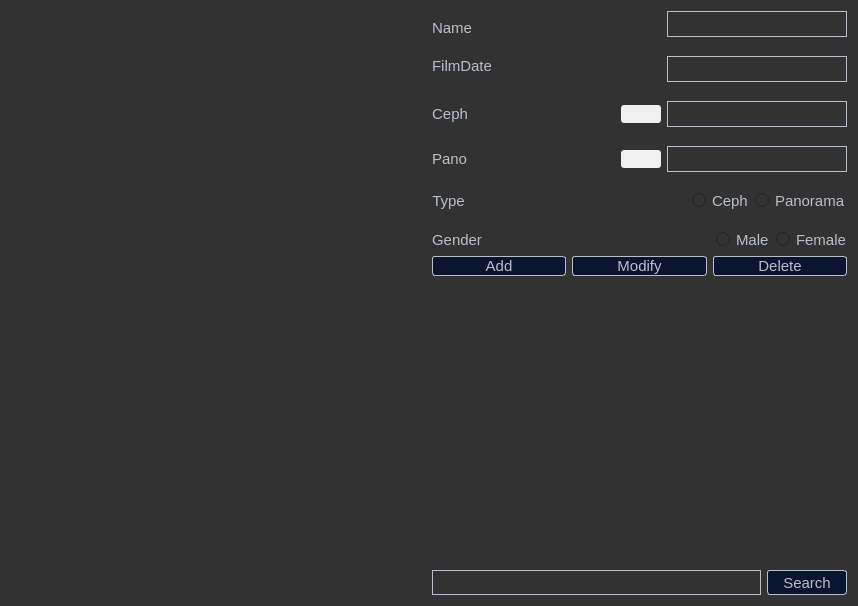
<?xml version="1.0" encoding="UTF-8"?>
<ui version="4.0">
 <class>XrayDB</class>
 <widget class="QWidget" name="XrayDB">
  <property name="geometry">
   <rect>
    <x>0</x>
    <y>0</y>
    <width>858</width>
    <height>606</height>
   </rect>
  </property>
  <property name="font">
   <font>
    <pointsize>11</pointsize>
   </font>
  </property>
  <property name="windowTitle">
   <string>XrayDB</string>
  </property>
  <property name="styleSheet">
   <string notr="true">QWidget{
background-color: rgb(50,50,50);
color: rgb(184,191,200);
border: none;
}
QToolButton{
color: rgb(184,191,200);
}
QToolButton:hover
{
border: 2px solid red;
background-color: rgb(103, 104, 114);
}
QToolButton:pressed
{
background-color: rgb(35,190,212);
color: rgb(255, 255, 255);
}
QLineEdit{
border: 1px solid rgb(184,191,200);
color: rgb(184,191,200);
font: 11pt &quot;맑은 고딕&quot;;

}
QLabel{
color: rgb(184,191,200);
QLabel::setAlignment (Qt::AlignVCenter );
QLabel::setAlignment (Qt::AlignHCenter );
}
QPushButton{
color: rgb(184,191,200);
background-color: rgb(10, 21, 49);
font: 11pt &quot;맑은 고딕&quot;;
border: 1px solid rgb(184,191,200);
border-radius: 3px;
}
QPushButton:hover
{
border: 2px solid red;
background-color: rgb(103, 104, 114);
}
QPushButton:pressed
{
background-color: rgb(35,190,212);
color: rgb(255, 255, 255);
}

QProgressBar{
border: 1px solid rgb(184,191,200);
color:rgb(200,200,200);
border-bottom-right-radius: 10px;
border-bottom-left-radius: 10px;
border-top-right-radius: 10px;
border-top-left-radius: 10px;
text-align: center;
}
QProgressBar:chunk {
border-bottom-right-radius: 10px;
border-bottom-left-radius: 10px;
border-top-right-radius: 10px;
border-top-left-radius: 10px;
background-color: qlineargradient(spread:pad, x1:0, y1:0.511364, x2:1, y2:0.523, stop:0 rgba(254, 121, 199, 255), stop:1 rgba(170, 85, 255, 255));
}

QListWidget::item {
 border: 1px solid rgb(184,191,200);
margin: 2px;

}
QListWidget::item::hover{
background-color: rgb(103, 104, 114);
}
QListWidget::item::selected{
background-color: rgb(31,75,95);

color: rgb(255, 255, 255);
}</string>
  </property>
  <layout class="QHBoxLayout" name="horizontalLayout_11">
   <item>
    <layout class="QHBoxLayout" name="horizontalLayout_10">
     <item>
      <widget class="QListWidget" name="personList">
       <property name="minimumSize">
        <size>
         <width>400</width>
         <height>0</height>
        </size>
       </property>
       <property name="styleSheet">
        <string notr="true"/>
       </property>
       <property name="alternatingRowColors">
        <bool>false</bool>
       </property>
      </widget>
     </item>
     <item>
      <layout class="QVBoxLayout" name="verticalLayout_9">
       <item>
        <layout class="QVBoxLayout" name="verticalLayout_6">
         <item>
          <layout class="QVBoxLayout" name="verticalLayout_5">
           <item>
            <layout class="QVBoxLayout" name="verticalLayout">
             <item>
              <layout class="QVBoxLayout" name="verticalLayout_8">
               <item>
                <layout class="QVBoxLayout" name="verticalLayout_7">
                 <item>
                  <layout class="QHBoxLayout" name="horizontalLayout_4">
                   <item>
                    <layout class="QVBoxLayout" name="verticalLayout_4">
                     <item>
                      <widget class="QLabel" name="Label">
                       <property name="font">
                        <font>
                         <pointsize>11</pointsize>
                        </font>
                       </property>
                       <property name="text">
                        <string>Name</string>
                       </property>
                       <property name="alignment">
                        <set>Qt::AlignLeading|Qt::AlignLeft|Qt::AlignVCenter</set>
                       </property>
                      </widget>
                     </item>
                     <item>
                      <widget class="QLabel" name="FilmLabelT">
                       <property name="font">
                        <font>
                         <pointsize>11</pointsize>
                        </font>
                       </property>
                       <property name="text">
                        <string>FilmDate</string>
                       </property>
                       <property name="alignment">
                        <set>Qt::AlignCenter</set>
                       </property>
                      </widget>
                     </item>
                    </layout>
                   </item>
                   <item>
                    <spacer name="horizontalSpacer_2">
                     <property name="orientation">
                      <enum>Qt::Horizontal</enum>
                     </property>
                     <property name="sizeHint" stdset="0">
                      <size>
                       <width>48</width>
                       <height>20</height>
                      </size>
                     </property>
                    </spacer>
                   </item>
                   <item>
                    <layout class="QVBoxLayout" name="verticalLayout_3">
                     <item>
                      <widget class="QLineEdit" name="nameLineEdit">
                       <property name="minimumSize">
                        <size>
                         <width>180</width>
                         <height>26</height>
                        </size>
                       </property>
                      </widget>
                     </item>
                     <item>
                      <spacer name="verticalSpacer_4">
                       <property name="orientation">
                        <enum>Qt::Vertical</enum>
                       </property>
                       <property name="sizeType">
                        <enum>QSizePolicy::Fixed</enum>
                       </property>
                       <property name="sizeHint" stdset="0">
                        <size>
                         <width>20</width>
                         <height>13</height>
                        </size>
                       </property>
                      </spacer>
                     </item>
                     <item>
                      <widget class="QLineEdit" name="filmDateLineEdit">
                       <property name="minimumSize">
                        <size>
                         <width>180</width>
                         <height>26</height>
                        </size>
                       </property>
                      </widget>
                     </item>
                    </layout>
                   </item>
                  </layout>
                 </item>
                 <item>
                  <spacer name="verticalSpacer_6">
                   <property name="orientation">
                    <enum>Qt::Vertical</enum>
                   </property>
                   <property name="sizeType">
                    <enum>QSizePolicy::Fixed</enum>
                   </property>
                   <property name="sizeHint" stdset="0">
                    <size>
                     <width>20</width>
                     <height>13</height>
                    </size>
                   </property>
                  </spacer>
                 </item>
                 <item>
                  <layout class="QHBoxLayout" name="horizontalLayout_6">
                   <item>
                    <widget class="QLabel" name="label_3">
                     <property name="font">
                      <font>
                       <pointsize>11</pointsize>
                      </font>
                     </property>
                     <property name="text">
                      <string>Ceph</string>
                     </property>
                     <property name="alignment">
                      <set>Qt::AlignCenter</set>
                     </property>
                    </widget>
                   </item>
                   <item>
                    <spacer name="horizontalSpacer_5">
                     <property name="orientation">
                      <enum>Qt::Horizontal</enum>
                     </property>
                     <property name="sizeHint" stdset="0">
                      <size>
                       <width>48</width>
                       <height>20</height>
                      </size>
                     </property>
                    </spacer>
                   </item>
                   <item>
                    <layout class="QHBoxLayout" name="horizontalLayout_5">
                     <item>
                      <widget class="QPushButton" name="filePushButton">
                       <property name="maximumSize">
                        <size>
                         <width>40</width>
                         <height>16777215</height>
                        </size>
                       </property>
                       <property name="styleSheet">
                        <string notr="true">QPushButton{
background-color:rgb(240,240,240);
border:none;
}
QPushButton:hover
{
border: 1px solid red;
background-color: rgb(103, 104, 114);
}
QPushButton:pressed
{
background-color: rgb(35,190,212);
color: rgb(255, 255, 255);
}</string>
                       </property>
                       <property name="text">
                        <string/>
                       </property>
                      </widget>
                     </item>
                     <item>
                      <widget class="QLineEdit" name="directoryLineEdit">
                       <property name="minimumSize">
                        <size>
                         <width>180</width>
                         <height>26</height>
                        </size>
                       </property>
                       <property name="readOnly">
                        <bool>true</bool>
                       </property>
                      </widget>
                     </item>
                    </layout>
                   </item>
                  </layout>
                 </item>
                </layout>
               </item>
               <item>
                <spacer name="verticalSpacer_5">
                 <property name="orientation">
                  <enum>Qt::Vertical</enum>
                 </property>
                 <property name="sizeType">
                  <enum>QSizePolicy::Fixed</enum>
                 </property>
                 <property name="sizeHint" stdset="0">
                  <size>
                   <width>20</width>
                   <height>13</height>
                  </size>
                 </property>
                </spacer>
               </item>
               <item>
                <layout class="QHBoxLayout" name="horizontalLayout_7">
                 <item>
                  <widget class="QLabel" name="label_6">
                   <property name="font">
                    <font>
                     <pointsize>11</pointsize>
                    </font>
                   </property>
                   <property name="text">
                    <string>Pano</string>
                   </property>
                   <property name="alignment">
                    <set>Qt::AlignCenter</set>
                   </property>
                  </widget>
                 </item>
                 <item>
                  <spacer name="horizontalSpacer_6">
                   <property name="orientation">
                    <enum>Qt::Horizontal</enum>
                   </property>
                   <property name="sizeHint" stdset="0">
                    <size>
                     <width>48</width>
                     <height>20</height>
                    </size>
                   </property>
                  </spacer>
                 </item>
                 <item>
                  <layout class="QHBoxLayout" name="horizontalLayout_8">
                   <item>
                    <widget class="QPushButton" name="filePushButton2">
                     <property name="maximumSize">
                      <size>
                       <width>40</width>
                       <height>16777215</height>
                      </size>
                     </property>
                     <property name="styleSheet">
                      <string notr="true">QPushButton{
background-color:rgb(240,240,240);
border:none;
}
QPushButton:hover
{
border: 1px solid red;
background-color: rgb(103, 104, 114);
}
QPushButton:pressed
{
background-color: rgb(35,190,212);
color: rgb(255, 255, 255);
}</string>
                     </property>
                     <property name="text">
                      <string/>
                     </property>
                    </widget>
                   </item>
                   <item>
                    <widget class="QLineEdit" name="directoryLineEdit_2">
                     <property name="minimumSize">
                      <size>
                       <width>180</width>
                       <height>26</height>
                      </size>
                     </property>
                     <property name="readOnly">
                      <bool>true</bool>
                     </property>
                    </widget>
                   </item>
                  </layout>
                 </item>
                </layout>
               </item>
              </layout>
             </item>
             <item>
              <spacer name="verticalSpacer_7">
               <property name="orientation">
                <enum>Qt::Vertical</enum>
               </property>
               <property name="sizeType">
                <enum>QSizePolicy::Fixed</enum>
               </property>
               <property name="sizeHint" stdset="0">
                <size>
                 <width>20</width>
                 <height>13</height>
                </size>
               </property>
              </spacer>
             </item>
             <item>
              <layout class="QHBoxLayout" name="horizontalLayout_9">
               <item>
                <widget class="QLabel" name="label_4">
                 <property name="font">
                  <font>
                   <pointsize>11</pointsize>
                  </font>
                 </property>
                 <property name="text">
                  <string>Type</string>
                 </property>
                 <property name="alignment">
                  <set>Qt::AlignCenter</set>
                 </property>
                </widget>
               </item>
               <item>
                <spacer name="horizontalSpacer_3">
                 <property name="orientation">
                  <enum>Qt::Horizontal</enum>
                 </property>
                 <property name="sizeHint" stdset="0">
                  <size>
                   <width>48</width>
                   <height>20</height>
                  </size>
                 </property>
                </spacer>
               </item>
               <item>
                <widget class="QRadioButton" name="cephRadioButton">
                 <property name="font">
                  <font>
                   <pointsize>11</pointsize>
                  </font>
                 </property>
                 <property name="text">
                  <string>Ceph</string>
                 </property>
                 <property name="iconSize">
                  <size>
                   <width>15</width>
                   <height>12</height>
                  </size>
                 </property>
                </widget>
               </item>
               <item>
                <widget class="QRadioButton" name="panoramaRadioButton">
                 <property name="font">
                  <font>
                   <pointsize>11</pointsize>
                  </font>
                 </property>
                 <property name="text">
                  <string>Panorama</string>
                 </property>
                 <property name="iconSize">
                  <size>
                   <width>15</width>
                   <height>12</height>
                  </size>
                 </property>
                </widget>
               </item>
              </layout>
             </item>
            </layout>
           </item>
           <item>
            <spacer name="verticalSpacer_10">
             <property name="orientation">
              <enum>Qt::Vertical</enum>
             </property>
             <property name="sizeType">
              <enum>QSizePolicy::Minimum</enum>
             </property>
             <property name="sizeHint" stdset="0">
              <size>
               <width>20</width>
               <height>13</height>
              </size>
             </property>
            </spacer>
           </item>
           <item>
            <layout class="QHBoxLayout" name="horizontalLayout_2">
             <item>
              <widget class="QLabel" name="label_5">
               <property name="font">
                <font>
                 <pointsize>11</pointsize>
                </font>
               </property>
               <property name="text">
                <string>Gender</string>
               </property>
               <property name="alignment">
                <set>Qt::AlignCenter</set>
               </property>
              </widget>
             </item>
             <item>
              <spacer name="horizontalSpacer_4">
               <property name="orientation">
                <enum>Qt::Horizontal</enum>
               </property>
               <property name="sizeHint" stdset="0">
                <size>
                 <width>48</width>
                 <height>20</height>
                </size>
               </property>
              </spacer>
             </item>
             <item>
              <widget class="QRadioButton" name="maleRadioButton">
               <property name="font">
                <font>
                 <pointsize>11</pointsize>
                </font>
               </property>
               <property name="text">
                <string>Male</string>
               </property>
               <property name="iconSize">
                <size>
                 <width>15</width>
                 <height>12</height>
                </size>
               </property>
              </widget>
             </item>
             <item>
              <widget class="QRadioButton" name="femaleRadioButton">
               <property name="font">
                <font>
                 <pointsize>11</pointsize>
                </font>
               </property>
               <property name="text">
                <string>Female</string>
               </property>
               <property name="iconSize">
                <size>
                 <width>15</width>
                 <height>12</height>
                </size>
               </property>
              </widget>
             </item>
            </layout>
           </item>
          </layout>
         </item>
         <item>
          <layout class="QHBoxLayout" name="horizontalLayout">
           <item>
            <widget class="QPushButton" name="addPushButton">
             <property name="text">
              <string>Add</string>
             </property>
            </widget>
           </item>
           <item>
            <widget class="QPushButton" name="modifyPushButton">
             <property name="text">
              <string>Modify</string>
             </property>
            </widget>
           </item>
           <item>
            <widget class="QPushButton" name="deletePushButton">
             <property name="text">
              <string>Delete</string>
             </property>
            </widget>
           </item>
          </layout>
         </item>
        </layout>
       </item>
       <item>
        <spacer name="verticalSpacer_8">
         <property name="orientation">
          <enum>Qt::Vertical</enum>
         </property>
         <property name="sizeType">
          <enum>QSizePolicy::Fixed</enum>
         </property>
         <property name="sizeHint" stdset="0">
          <size>
           <width>20</width>
           <height>13</height>
          </size>
         </property>
        </spacer>
       </item>
       <item>
        <layout class="QVBoxLayout" name="verticalLayout_2">
         <item>
          <widget class="QListWidget" name="searchWidget"/>
         </item>
         <item>
          <layout class="QHBoxLayout" name="horizontalLayout_3">
           <item>
            <widget class="QLineEdit" name="searchLineEdit">
             <property name="sizePolicy">
              <sizepolicy hsizetype="Minimum" vsizetype="Minimum">
               <horstretch>0</horstretch>
               <verstretch>0</verstretch>
              </sizepolicy>
             </property>
             <property name="minimumSize">
              <size>
               <width>80</width>
               <height>18</height>
              </size>
             </property>
             <property name="font">
              <font>
               <family>맑은 고딕</family>
               <pointsize>11</pointsize>
               <italic>false</italic>
               <bold>false</bold>
              </font>
             </property>
            </widget>
           </item>
           <item>
            <widget class="QPushButton" name="searchPushButton">
             <property name="minimumSize">
              <size>
               <width>0</width>
               <height>25</height>
              </size>
             </property>
             <property name="maximumSize">
              <size>
               <width>80</width>
               <height>25</height>
              </size>
             </property>
             <property name="text">
              <string>Search</string>
             </property>
            </widget>
           </item>
          </layout>
         </item>
        </layout>
       </item>
      </layout>
     </item>
    </layout>
   </item>
  </layout>
 </widget>
 <resources/>
 <connections/>
</ui>
